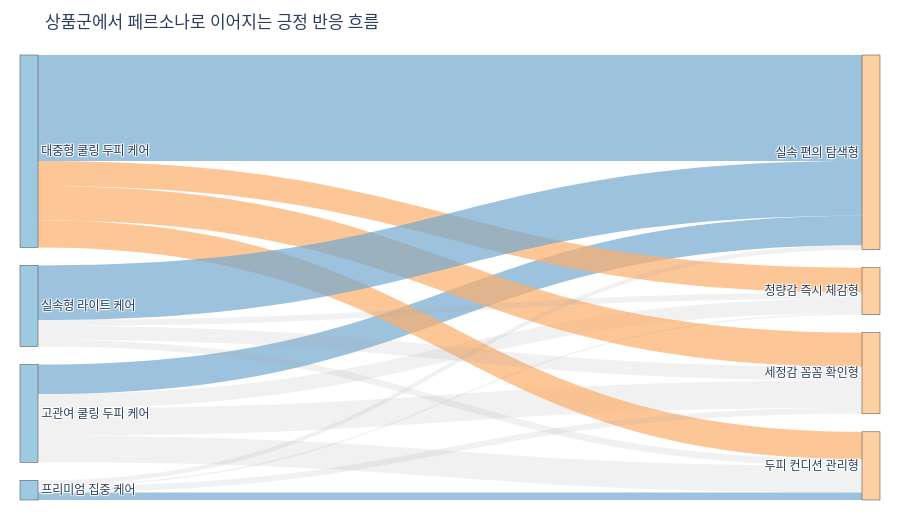

The code cell stored with this chart in its notebook:
### Markdown cell above
#### 상품군에서 페르소나로 이어지는 긍정 반응 흐름

### Code cell
persona_product_flow = integrated_data.groupby(["상품군", "페르소나"], as_index=False).agg(
    리뷰수=("리뷰내용", "count"),
    긍정리뷰수=("긍정신호여부", "sum"),
    긍정비율=("긍정신호여부", "mean"),
)
persona_product_flow = persona_product_flow[persona_product_flow["긍정리뷰수"] > 0]

product_nodes = persona_product_flow["상품군"].drop_duplicates().tolist()
persona_nodes = persona_product_flow["페르소나"].drop_duplicates().tolist()
labels = product_nodes + persona_nodes
node_index = {name: idx for idx, name in enumerate(labels)}
persona_product_flow["상품군대표흐름"] = persona_product_flow["긍정리뷰수"] == persona_product_flow.groupby("상품군")["긍정리뷰수"].transform("max")
persona_product_flow["페르소나대표흐름"] = persona_product_flow["긍정리뷰수"] == persona_product_flow.groupby("페르소나")["긍정리뷰수"].transform("max")
persona_product_flow["대표구분"] = np.select(
    [persona_product_flow["상품군대표흐름"] & persona_product_flow["페르소나대표흐름"], persona_product_flow["상품군대표흐름"], persona_product_flow["페르소나대표흐름"]],
    ["상품군/페르소나 대표", "상품군 대표", "페르소나 대표"],
    default="기타 흐름",
)
link_colors = np.select(
    [persona_product_flow["상품군대표흐름"], persona_product_flow["페르소나대표흐름"]],
    ["rgba(116, 169, 207, 0.70)", "rgba(253, 174, 107, 0.70)"],
    default="rgba(170, 170, 170, 0.16)",
).tolist()

fig = go.Figure(go.Sankey(
    arrangement="snap",
    node=dict(
        label=labels,
        pad=18,
        thickness=18,
        color=["#9ecae1"] * len(product_nodes) + ["#fdd0a2"] * len(persona_nodes),
    ),
    link=dict(
        source=persona_product_flow["상품군"].map(node_index),
        target=persona_product_flow["페르소나"].map(node_index),
        value=persona_product_flow["긍정리뷰수"],
        color=link_colors,
        customdata=persona_product_flow[["리뷰수", "긍정비율", "대표구분"]],
        hovertemplate="긍정 리뷰 %{value}개<br>전체 리뷰 %{customdata[0]}개<br>긍정 비율 %{customdata[1]:.0%}<br>%{customdata[2]}<extra></extra>",
    )
))
fig.update_layout(
    title_text="상품군에서 페르소나로 이어지는 긍정 반응 흐름",
    font=dict(size=12, family="AppleGothic"),
    height=520,
    margin=dict(l=20, r=20, t=55, b=20),
)
fig.show()

### Figure 1 — Plotly figure (JSON) as saved in the notebook; plotly's stock layout.template omitted (floating-point values rounded to 4 significant figures)
{"data": [{"arrangement": "snap", "link": {"color": ["rgba(170, 170, 170, 0.16)", "rgba(170, 170, 170, 0.16)", "rgba(116, 169, 207, 0.70)", "rgba(170, 170, 170, 0.16)", "rgba(253, 174, 107, 0.70)", "rgba(253, 174, 107, 0.70)", "rgba(116, 169, 207, 0.70)", "rgba(253, 174, 107, 0.70)", "rgba(170, 170, 170, 0.16)", "rgba(170, 170, 170, 0.16)", "rgba(116, 169, 207, 0.70)", "rgba(170, 170, 170, 0.16)", "rgba(116, 169, 207, 0.70)", "rgba(170, 170, 170, 0.16)", "rgba(170, 170, 170, 0.16)", "rgba(170, 170, 170, 0.16)"], "customdata": [[36, 0.9722, "기타 흐름"], [40, 0.9, "기타 흐름"], [43, 0.907, "상품군 대표"], [20, 0.95, "기타 흐름"], [42, 0.8571, "페르소나 대표"], [50, 0.9, "페르소나 대표"], [189, 0.7407, "상품군/페르소나 대표"], [39, 0.8462, "페르소나 대표"], [15, 0.6, "기타 흐름"], [27, 0.6667, "기타 흐름"], [104, 0.6923, "상품군 대표"], [9, 0.8889, "기타 흐름"], [10, 1.0, "상품군 대표"], [8, 1.0, "기타 흐름"], [10, 0.6, "기타 흐름"], [2, 1.0, "기타 흐름"]], "hovertemplate": "긍정 리뷰 %{value}개<br>전체 리뷰 %{customdata[0]}개<br>긍정 비율 %{customdata[1]:.0%}<br>%{customdata[2]}<extra></extra>", "source": [0, 0, 0, 0, 1, 1, 1, 1, 2, 2, 2, 2, 3, 3, 3, 3], "target": [4, 5, 6, 7, 4, 5, 6, 7, 4, 5, 6, 7, 4, 5, 6, 7], "value": [35, 36, 39, 19, 36, 45, 140, 33, 9, 18, 72, 8, 10, 8, 6, 2]}, "node": {"color": ["#9ecae1", "#9ecae1", "#9ecae1", "#9ecae1", "#fdd0a2", "#fdd0a2", "#fdd0a2", "#fdd0a2"], "label": ["고관여 쿨링 두피 케어", "대중형 쿨링 두피 케어", "실속형 라이트 케어", "프리미엄 집중 케어", "두피 컨디션 관리형", "세정감 꼼꼼 확인형", "실속 편의 탐색형", "청량감 즉시 체감형"], "pad": 18, "thickness": 18}, "type": "sankey"}], "layout": {"font": {"family": "AppleGothic", "size": 12}, "height": 520, "margin": {"b": 20, "l": 20, "r": 20, "t": 55}, "title": {"text": "상품군에서 페르소나로 이어지는 긍정 반응 흐름"}}}
